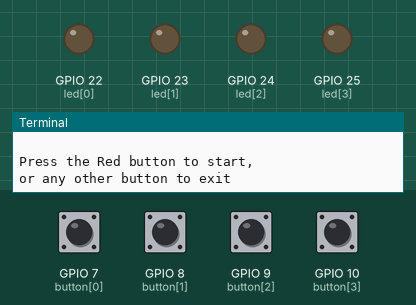
The program below on a simulated Raspberry Pi (BCM pin numbers). Shown: output pins drawn as LEDs (lit = HIGH), the last lines printed to the terminal. Inputs (shaded band) come from the test bench; at power-on: GPIO 7 (button[0]), GPIO 8 (button[1]), GPIO 9 (button[2]), GPIO 10 (button[3]) HIGH. Random numbers come from a fixed seed.

Above: at 1.2 s.
1.3 s: GPIO 7 (button[0]) pulled LOW for 0.15 s
At 3.0 s:
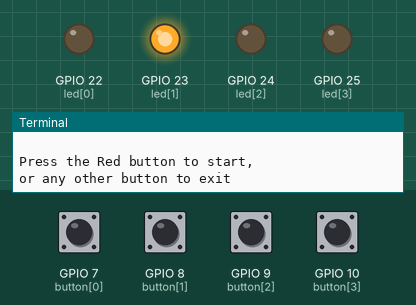
4.4 s: GPIO 8 (button[1]) pulled LOW for 0.15 s
At 7.4 s:
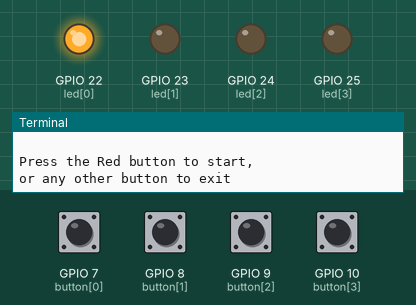
7.5 s: GPIO 9 (button[2]) pulled LOW for 1 s
At 11.4 s:
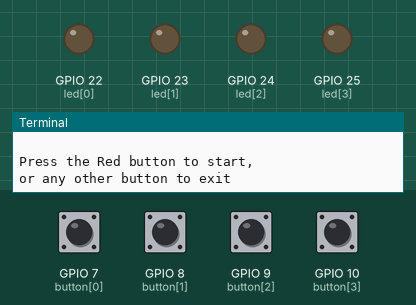
11.5 s: GPIO 9 (button[2]) pulled LOW for 0.15 s
At 13.2 s:
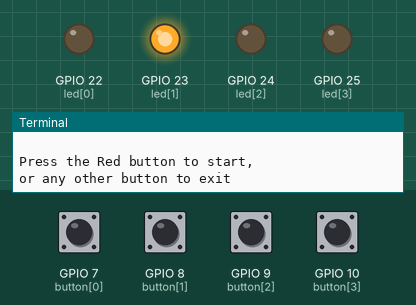
17.1 s: GPIO 7 (button[0]) pulled LOW for 1 s
At 19.6 s:
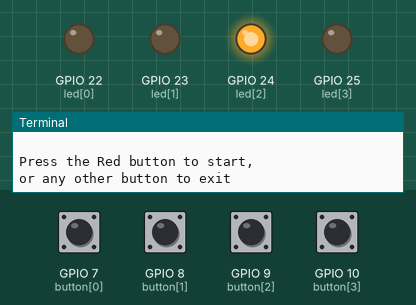
Timing chart, 0 to 21.3 s (numbered marks = the images above; inputs shaded):
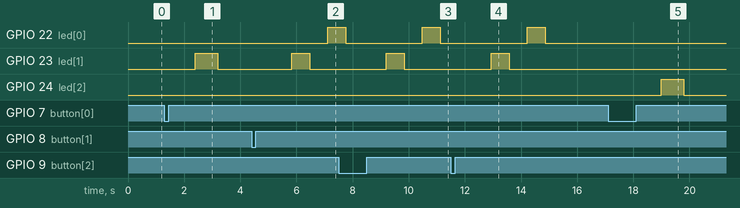

Measured:
- after the input at 1.3 s, GPIO 23 (led[1]): LOW → HIGH after 1.1 s, → LOW 0.80 s later
- after the input at 4.4 s, GPIO 22 (led[0]): LOW → HIGH after 2.7 s; GPIO 23 (led[1]): LOW → HIGH after 1.4 s, → LOW 0.64 s later
- after the input at 7.5 s, GPIO 23 (led[1]): LOW → HIGH after 1.7 s, → LOW 0.64 s later
- after the input at 11.5 s, GPIO 22 (led[0]): LOW → HIGH after 2.7 s, → LOW 0.64 s later; GPIO 23 (led[1]): LOW → HIGH after 1.4 s, → LOW 0.64 s later
- after the input at 17.1 s, GPIO 24 (led[2]): LOW → HIGH after 1.9 s, → LOW 0.80 s later

The program:

gpio_memory_game.py
```python
from gpiozero import LED, Button
from time import sleep
import random

inputpins = [7, 8, 9, 10]
outputpins = [22, 23, 24, 25]
button = [Button(pin) for pin in inputpins]
led = [LED(pin) for pin in outputpins]

# Order of colors, from left to right
red = 0 # First
blue = 1 # Second
green = 2 # Third
yellow = 3 # Forth
colors = [red, blue, green, yellow]

def pattern_generator(n):
    global pattern
    for i in range(n):
        pattern.extend([random.choice(colors)])

def play_pattern():
    for color in pattern:
        sleep(speed)
        led[color].on()
        sleep(speed)
        led[color].off()

def detect_input():
    while True:
        for color in colors:
            if button[color].is_pressed:
                sleep(0.3)
                return color

def detect_pattern():
    for color in pattern:
        if detect_input() != color:
            return False
    return True

def game_setup():
    global pattern, score, lives, speed, difficulty
    lives = 3
    speed = 0.8
    difficulty = 1
    score = 0
    pattern = []
    pattern_generator(difficulty)

def game_menu():
    global game_running
    print("\nPress the Red button to start,")
    print("or any other button to exit")
    if detect_input() == red:
        game_setup()
        game_running = True
    else:
        game_running = False

print("How good is your memory?")
game_menu()
while game_running:
    play_pattern()
    if detect_pattern():
        score += 10
        if speed >= 0.2:
            speed = (speed * 0.8)
        pattern_generator(difficulty)
    else:
        lives -= 1
    sleep(0.5)
    if lives == 0:
        print("\nYour score is %s points" % score)
        game_menu()
```
